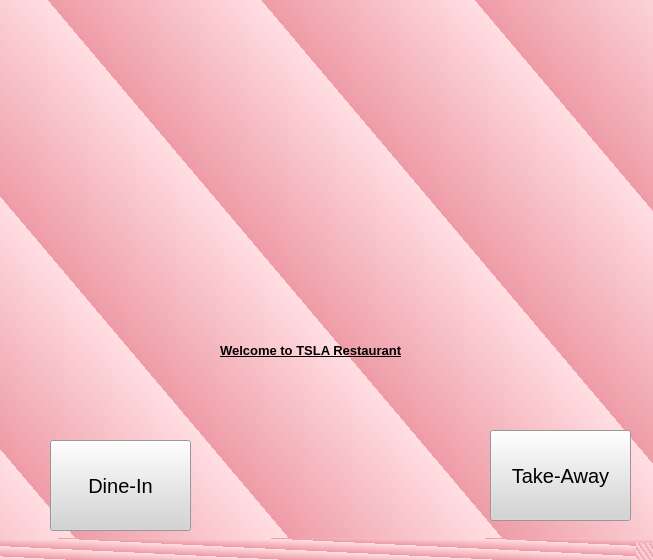
<?xml version="1.0" encoding="UTF-8"?>
<ui version="4.0">
 <class>MainWindow</class>
 <widget class="QMainWindow" name="MainWindow">
  <property name="geometry">
   <rect>
    <x>0</x>
    <y>0</y>
    <width>653</width>
    <height>560</height>
   </rect>
  </property>
  <property name="windowTitle">
   <string>MainWindow</string>
  </property>
  <property name="styleSheet">
   <string notr="true">
background-color: qlineargradient(spread:repeat, x1:0.248, y1:0.721, x2:0.468, y2:0.567909, stop:0 rgba(238, 156, 167, 255), stop:0.9801 rgba(255, 221, 225, 255));</string>
  </property>
  <widget class="QWidget" name="centralwidget">
   <widget class="QLabel" name="label">
    <property name="geometry">
     <rect>
      <x>150</x>
      <y>-10</y>
      <width>381</width>
      <height>381</height>
     </rect>
    </property>
    <property name="styleSheet">
     <string notr="true">background-color: rgba(0);</string>
    </property>
    <property name="text">
     <string/>
    </property>
    <property name="pixmap">
     <pixmap>Menu pic/TSLA Kopitiam Logo.png</pixmap>
    </property>
    <property name="scaledContents">
     <bool>true</bool>
    </property>
    <property name="alignment">
     <set>Qt::AlignLeading|Qt::AlignLeft|Qt::AlignVCenter</set>
    </property>
   </widget>
   <widget class="QLabel" name="label_2">
    <property name="geometry">
     <rect>
      <x>0</x>
      <y>260</y>
      <width>271</width>
      <height>261</height>
     </rect>
    </property>
    <property name="styleSheet">
     <string notr="true">background-color: rgba(0);</string>
    </property>
    <property name="text">
     <string/>
    </property>
    <property name="pixmap">
     <pixmap>Menu pic/Dinein.png</pixmap>
    </property>
    <property name="scaledContents">
     <bool>true</bool>
    </property>
   </widget>
   <widget class="QLabel" name="label_3">
    <property name="geometry">
     <rect>
      <x>410</x>
      <y>270</y>
      <width>271</width>
      <height>261</height>
     </rect>
    </property>
    <property name="styleSheet">
     <string notr="true">background-color: rgba(0);</string>
    </property>
    <property name="text">
     <string/>
    </property>
    <property name="pixmap">
     <pixmap>Menu pic/Takeaway.png</pixmap>
    </property>
    <property name="scaledContents">
     <bool>true</bool>
    </property>
   </widget>
   <widget class="QLabel" name="label_4">
    <property name="geometry">
     <rect>
      <x>220</x>
      <y>310</y>
      <width>251</width>
      <height>81</height>
     </rect>
    </property>
    <property name="font">
     <font>
      <family>Arial</family>
      <pointsize>10</pointsize>
      <weight>75</weight>
      <bold>true</bold>
      <underline>true</underline>
      <strikeout>false</strikeout>
     </font>
    </property>
    <property name="styleSheet">
     <string notr="true">background-color: rgba(0);</string>
    </property>
    <property name="text">
     <string>Welcome to TSLA Restaurant</string>
    </property>
   </widget>
   <widget class="QPushButton" name="pushButton_2">
    <property name="geometry">
     <rect>
      <x>490</x>
      <y>430</y>
      <width>141</width>
      <height>91</height>
     </rect>
    </property>
    <property name="font">
     <font>
      <family>Arial</family>
      <pointsize>15</pointsize>
     </font>
    </property>
    <property name="styleSheet">
     <string notr="true">background-color: rgb(212, 212, 212);</string>
    </property>
    <property name="text">
     <string>Take-Away</string>
    </property>
   </widget>
   <widget class="QPushButton" name="pushButton">
    <property name="geometry">
     <rect>
      <x>50</x>
      <y>440</y>
      <width>141</width>
      <height>91</height>
     </rect>
    </property>
    <property name="font">
     <font>
      <family>Arial</family>
      <pointsize>15</pointsize>
     </font>
    </property>
    <property name="styleSheet">
     <string notr="true">background-color: rgb(212, 212, 212);</string>
    </property>
    <property name="text">
     <string>Dine-In</string>
    </property>
   </widget>
  </widget>
  <widget class="QStatusBar" name="statusbar"/>
 </widget>
 <resources/>
 <connections/>
</ui>
